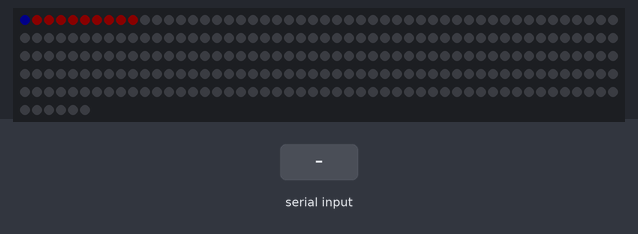
A sketch run on a simulated Arduino Uno, built with avr-gcc and run on an emulated ATmega328P. On the bench: 256 RGB LEDs in strip order, left to right, continuing on the next row. Inputs (shaded band) come from the test bench. Dim RGB values are drawn brighter than linear; the modem accepts every AT command (registered, SIM ready, sends succeed) and sends nothing else; what the sketch prints to the serial monitor is not drawn.

Above: at 3.1 s.
3.2 s: "C90\n" received over the second serial link
4.7 s: "N90\n" received over the second serial link
6.2 s: "S90\n" received over the second serial link
Timing chart, 0 to 8.7 s (numbered marks = the images above; inputs shaded):
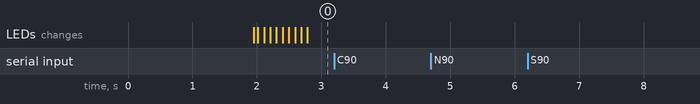

The sketch:

multiLED.ino
```cpp
#include <AltSoftSerial.h>
#include <FastLED.h>
#define NUM_LEDS 256
#define DATA_PIN 3

AltSoftSerial obd;
CRGB leds[NUM_LEDS];
int counter;
int val;
int lastVal;


unsigned long prevTime1 = 0;
unsigned long prevTime2 = 0;
unsigned long prevTime3 = 0;
unsigned long prevTimeProg = 0;
bool done1 = false;
bool done2 = false;
bool done3 = false;
int MAP = 0;
int ABP = 0;
int LOAD = 0;
int ERR = 0;
const int PROCESS_MS = 70; //if you see STOPPED, you are reqeusting too fast.
const int RESET_MS = 80;

void getData() {
  unsigned long currTime = millis();
  String response;
  String MAPr;
  String ABPr;
  String LOADr;

  if ((currTime - prevTime1 >= 0) && !done1) { //multi-PID request: 0B 33 04
    done1 = true;
    obd.println("010B3311");
  }

  if ((currTime - prevTime2 >= PROCESS_MS) && !done2) { //process
    done2 = true;
    response = obd.readString();
    if (response[1] == '>') {
      response.remove(1, 1);
      //Serial.print("CORRECTED: ");
      //Serial.println(response);
    }

    //Serial.print("LOOKING: ");
    //Serial.println(response[0]);

    if (response[0] == '\r') {
      response.remove(0, 1);
      //Serial.print("CORRECTED: ");
      //Serial.println(response);
    }

    //Serial.print("LOOKING: ");
    //Serial.println(response[0]);

    if (response[0] == 'C') {
      ERR = -1;
      MAP = 0;
      ABP = 0;
      LOAD = 0;
    }
    else if (response[0] == 'N') {
      ERR = -2;
      MAP = 0;
      ABP = 0;
      LOAD = 0;
    }
    else if (response[0] == 'S') {
      ERR = -3;
      MAP = 0;
      ABP = 0;
      LOAD = 0;
    }
    else if (response[0] != '4') //unknown error. msg does not start with normal response
      ERR = -4;
    else { //no errors
      ERR = 0;
      MAPr = response;
      MAPr.remove(0, 4); //remove first 4
      MAPr.remove(2); //remove everything after value
      MAP = strtol(MAPr.c_str(), NULL, 16);

      ABPr = response;
      ABPr.remove(0, 8); //remove first 8
      ABPr.remove(2); //remove everything after value
      ABP = strtol(ABPr.c_str(), NULL, 16);

      LOADr = response;
      LOADr.remove(0, 12); //remove first 12
      LOADr.remove(2); //remove everything after value
      LOAD = strtol(LOADr.c_str(), NULL, 16);
    }
  }

  if (currTime - prevTime3 >= RESET_MS) {
    prevTime1 = currTime;
    prevTime2 = currTime;
    prevTime3 = currTime;
    done1 = false;
    done2 = false;
  }
}

void setup() {
  Serial.begin(38400);
  obd.begin(38400);
  obd.setTimeout(10);

  FastLED.addLeds<WS2812, DATA_PIN, GRB>(leds, NUM_LEDS);  // GRB ordering is typical
  FastLED.setBrightness(10);

  delay(1E3);
  obd.println("ATSP6"); //set protocol 6
  delay(100);
  obd.println("ATAL"); //allow >7 byte msg
  delay(100);
  obd.println("ATE0"); //turn off echo
  delay(100);
  obd.println("ATS0"); //turn off spaces
  delay(100);
  obd.readString(); //clear
  delay(500);
}

void loop() { //MAP - BP
  unsigned long currTime = millis();
  getData();
  val = MAP-ABP + 10;
  //val = LOAD;
  Serial.println(counter);

  if (currTime - prevTimeProg >= 85)
  {
    if ((counter < val)) {
      leds[counter] = CRGB::Red;
      lastVal = val;
      counter++;
    }
    if ((counter > val)) {
      leds[counter] = CRGB::Black;
      lastVal = val;
      counter--;
    }
    FastLED.show();
    prevTimeProg = currTime;
  }


  Serial.print("MAP: ");
  Serial.println(MAP);
  Serial.print("ABP: ");
  Serial.println(ABP);
  Serial.print("TURBO: ");
  Serial.println(MAP - ABP);
  Serial.print("LOAD: ");
  Serial.println(LOAD);
  Serial.print("ERR: ");
  switch(ERR)
  {
    case -1:
      Serial.println("CAN ERROR");
      leds[0] = CRGB::Blue;
      FastLED.show();
      break;
    case -2:
      Serial.println("NO DATA");
      leds[0] = CRGB::Blue;
      FastLED.show();
      break;
    case -3:
      Serial.println("STOPPED");
      leds[0] = CRGB::Blue;
      FastLED.show();
      break;
    case -4:
      Serial.println("BAD FORMAT");
      leds[0] = CRGB::Blue;
      FastLED.show();
      break;
    case 0:
      Serial.println("OK");
      break;
  }
}
```
